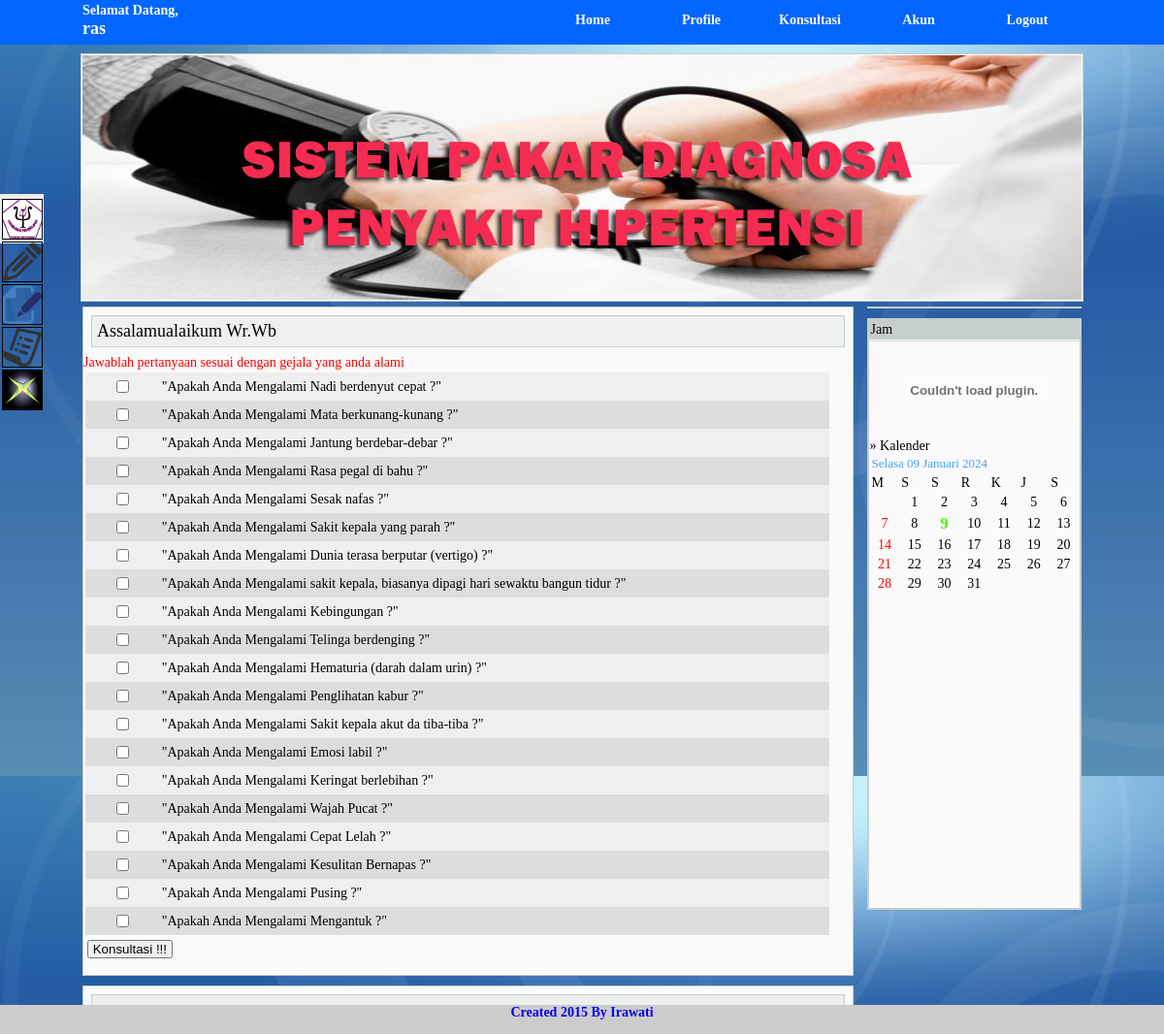
/?pg=18&u=ras (signed in), run on the app's committed database.
### tables this page shows
CREATE TABLE IF NOT EXISTS `member` (
  `idmember` int(11) NOT NULL AUTO_INCREMENT,
  `username` varchar(10) NOT NULL,
  `password` varchar(10) NOT NULL,
  `namalengkap` varchar(50) NOT NULL,
  `tempatlahir` varchar(20) NOT NULL,
  `tgllahir` date NOT NULL DEFAULT '0000-00-00',
  `jk` char(1) NOT NULL,
  `alamat` text NOT NULL,
  `notelp` varchar(15) NOT NULL,
  `email` varchar(50) NOT NULL,
  `foto` text NOT NULL,
  `tgldaftar` date NOT NULL DEFAULT '0000-00-00',
  `login` datetime NOT NULL DEFAULT '0000-00-00 00:00:00',
  PRIMARY KEY (`idmember`)
);

CREATE TABLE IF NOT EXISTS `master_gejala` (
  `id` smallint(6) NOT NULL AUTO_INCREMENT,
  `master_gejala` varchar(100) NOT NULL,
  PRIMARY KEY (`id`),
  UNIQUE KEY `gejala` (`master_gejala`)
);

### konsulD.php (the view, shortened to what this page needs)
<!DOCTYPE html PUBLIC "-//W3C//DTD XHTML 1.0 Transitional//EN" "http://www.w3.org/TR/xhtml1/DTD/xhtml1-transitional.dtd">
<html xmlns="http://www.w3.org/1999/xhtml">
<head>
</head>
<body>
<span class="style5">
<text3D>
  <marquee>
    <span class="style6">Jawablah pertanyaan sesuai dengan gejala yang anda alami  </span>
  </marquee>
</text3D>
</span>
<table width="760" border="0" cellpadding="1" cellspacing="1">
<tr>
<td width="743" valign="top">
<table width="109%" border="0" cellpadding="1" cellspacing="1">
<tr>
<form method="post" action="?pg=19">
<?php
$strsql="select * from master_gejala order by id asc";
$hasil=mysql_query($strsql);
while($row=mysql_fetch_array($hasil))
{
$no++;
if ($no%2<>0) {$warna="#efefef";} else {$warna="#dddddd";}
?>
<tr bgcolor="<?php echo $warna; ?>">
  <td align="center" width="10%"><input type="checkbox" name="id_gejala[]" value="<?php echo $row[id]; ?>" /></td>
  <td height="25" width="90%"><span class="style4">"Apakah Anda Mengalami <?php echo $row[master_gejala]; ?> ?"</span> </td>
</tr>
<?php
}
?>
<tr>
  <td height="25" colspan="2"><input name="submit" type="submit" value=" Konsultasi !!! " /></td>
</tr>
</form>
</table>
</td>
<td width="10">&nbsp;</td>
<td width="37" valign="top"></td>
</tr>
</table>
</body>
</html>

### account.php (shortened to what this page needs)
			<?php
			if(empty($_SESSION['user1'])){
			?>
<a class="home" href="#">
            <img src="icon/member.png" width="40px" height="40px" style="position:absolute; border:#000 solid 1px;"/><span class="sides">
			<b>&lsaquo; AKUN </b>Login Disini!!<form action="loginaksi.php" method="post" enctype="multipart/form-data" name="form1"><table width="100%" border="0">
  <tr>
    <td colspan="2"><input name="username" type="text" placeholder="username" style="padding:5px;"/></td>
        </tr>
  <tr>
    <td colspan="2"><input name="password" type="password" placeholder="password" style="padding:5px;"/></td>
    </tr>
  <tr>
    <td width="37%"><p><input name="Login" type="submit" value="Login" style="padding:5px;"/></td><td><a href="index.php?pg=1">Register</a></p></td>
    </tr>
</table>
</form>
<?php
}else{
?>
<a class="home" href="<?php echo"index.php?pg=16";?>">
<?php
	$sql = mysql_query("select * from member where username = '$_SESSION[user1]'");
	$data = mysql_fetch_array($sql);
	if(empty($data['foto'])){
				echo "<img src='x.jpg' width='40px' height='40px' style='position:absolute; border:#000 solid 1px;'/><a href='logout.php'>Logout</a>";
			}else{
				echo "<img src='foto/$data[foto]' width='40px' height='40px' style='position:absolute; border:#000 solid 1px;'/>";
			}
?><span class="sides">
<?php
}
?>
</a>

### js/style.css (style rules this page uses)
* { padding:0; margin:0; outline:0; }
body { background-image:url(../images/page_bg_img.jpg); font-size:14px; }
table { border-collapse: collapse; margin:0px; padding:0px; top:0px; }
td { padding:2px; }

### js/styles.css (style rules this page uses)
* { margin:0; padding:0; }
#navigationMenu a { height:40px; width:40px; display:block; position:relative; }
a { text-decoration:none; }

### konsulD.php (style rules this page uses)
.style4 { font-family: "Times New Roman", Times, serif; font-size: 14px; }
.style5 { color: #FF0000; font-size: 12px; }
.style6 { font-size: 14px }

### data on the page
member: foto (picture)
master_gejala: master_gejala "Nadi berdenyut cepat"
master_gejala: master_gejala "Mata berkunang-kunang"
master_gejala: master_gejala "Jantung berdebar-debar"
master_gejala: master_gejala "Rasa pegal di bahu"
master_gejala: master_gejala "Sesak nafas"
master_gejala: master_gejala "Sakit kepala yang parah"
master_gejala: master_gejala "Dunia terasa berputar (vertigo)"
master_gejala: master_gejala "sakit kepala, biasanya dipagi hari sewaktu bangun tidur"
master_gejala: master_gejala "Kebingungan"
master_gejala: master_gejala "Telinga berdenging"
master_gejala: master_gejala "Hematuria (darah dalam urin)"
master_gejala: master_gejala "Penglihatan kabur"
master_gejala: master_gejala "Sakit kepala akut da tiba-tiba"
master_gejala: master_gejala "Emosi labil"
master_gejala: master_gejala "Keringat berlebihan"
master_gejala: master_gejala "Wajah Pucat"
master_gejala: master_gejala "Cepat Lelah"
master_gejala: master_gejala "Kesulitan Bernapas"
master_gejala: master_gejala "Pusing"
master_gejala: master_gejala "Mengantuk"

### other printed values
$_SESSION[user1] "ras"
$tt "1"
$tt "2"
$tt "3"
$tt "4"
$tt "5"
$tt "6"
$tt "7"
$tt "8"
$tt "9"
$tt "10"
$tt "11"
$tt "12"
$tt "13"
$tt "14"
